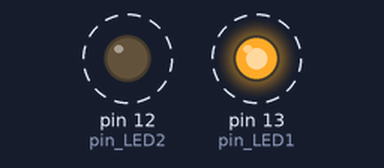
This sketch was run on a simulated Arduino Uno, built with avr-gcc and run on an emulated ATmega328P. On the bench: output pins drawn as LEDs (lit = HIGH). Dashed ring = blinking.

Above: at 0.2 s.
Timing chart, 0 to 4.6 s (numbered marks = the images above):
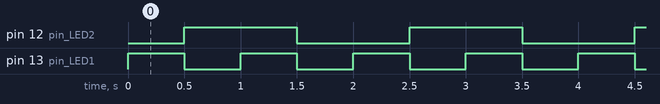

Measured:
- by itself, pin 12 (pin_LED2): alternates HIGH for 1.0 s and LOW for 1.0 s
- by itself, pin 13 (pin_LED1): alternates HIGH for 0.50 s and LOW for 0.50 s
- by itself, everything shown: repeats every 2.0 s, in 4 steps

The sketch:

ex07_led.ino
```cpp
const int pin_LED1 = 13;
const int pin_LED2 = 12;


void setup() {
  // put your setup code here, to run once:
  pinMode(pin_LED1, OUTPUT);
  pinMode(pin_LED2, OUTPUT);
}

void loop() {
  digitalWrite(pin_LED1, HIGH);
  delay(500);

  digitalWrite(pin_LED1, LOW);
  digitalWrite(pin_LED2, HIGH);
  delay(500);

  digitalWrite(pin_LED1, HIGH);
  delay(500);

  digitalWrite(pin_LED1, LOW);
  digitalWrite(pin_LED2, LOW);
  delay(500);


}
```
